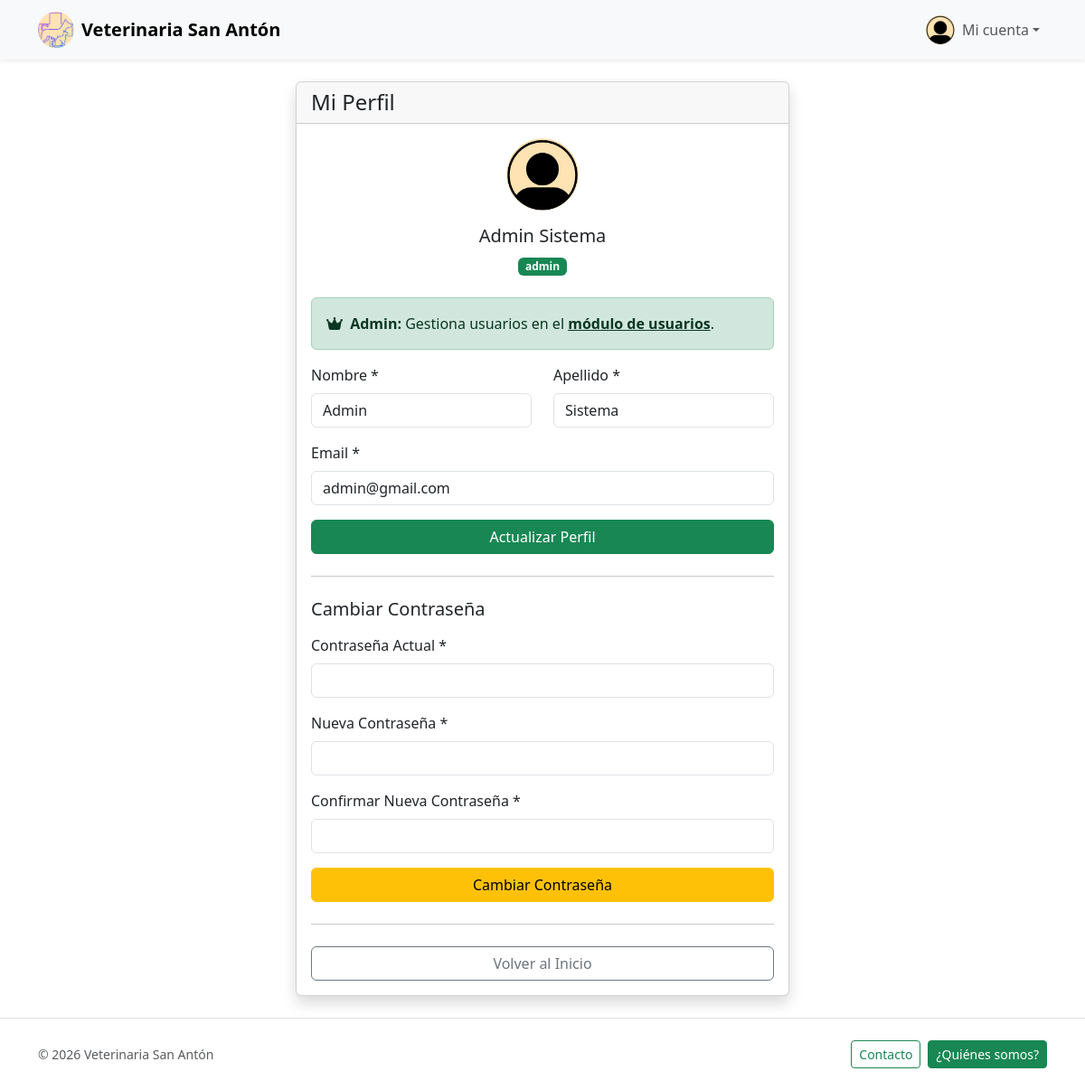
The app's page /perfil/index.php (signed in) with its own data.
### tables this page shows
CREATE TABLE `personal` (
  `id`        INT(11) NOT NULL AUTO_INCREMENT,
  `usuarioId` INT(11) NOT NULL,
  `rolId`     INT(11) NOT NULL,
  `activo`    TINYINT(1) NOT NULL DEFAULT 1,
  PRIMARY KEY (`id`),
  CONSTRAINT `fk_personal_usuario` FOREIGN KEY (`usuarioId`) REFERENCES `usuarios` (`id`) ON DELETE CASCADE,
  CONSTRAINT `fk_personal_rol`     FOREIGN KEY (`rolId`)     REFERENCES `roles`    (`id`) ON DELETE RESTRICT
);

CREATE TABLE `usuarios` (
  `id`                   INT(11)      NOT NULL AUTO_INCREMENT,
  `email`                VARCHAR(191) NOT NULL UNIQUE,
  `nombre`               VARCHAR(100) NOT NULL,
  `apellido`             VARCHAR(100) NOT NULL,
  `clave`                VARCHAR(300) NOT NULL,
  `activo`               TINYINT(1)   NOT NULL DEFAULT 1,
  `token_recuperacion`   TEXT         DEFAULT NULL,
  PRIMARY KEY (`id`)
);

CREATE TABLE `roles` (
  `id`     INT(11)      NOT NULL AUTO_INCREMENT,
  `nombre` VARCHAR(100) NOT NULL,
  PRIMARY KEY (`id`)
);

### src/Modules/Usuarios/UsuarioRepository.php (called while the page is built, shortened)
<?php
class UsuarioRepository
{
    public static function getUsuarioCompletoById($id)
    {
        $db = DB::getConn();
        $stmt = $db->prepare("
            SELECT
                u.id, u.email, u.nombre, u.apellido, u.activo,
                p.id as personal_id, p.rolId as rol_id,
                c.id as cliente_id, c.telefono, c.direccion, c.ciudad,
                r.nombre as rol_nombre,
                CASE
                    WHEN p.id IS NOT NULL THEN 'Personal'
                    WHEN c.id IS NOT NULL THEN 'Cliente'
                    ELSE 'Desconocido'
                END as tipo_usuario
            FROM usuarios u
            LEFT JOIN personal p ON p.usuarioId = u.id
            LEFT JOIN clientes c ON c.usuarioId = u.id
            LEFT JOIN roles r ON p.rolId = r.id
            WHERE u.id = ?
        ");
        $stmt->bind_param("i", $id);
        $stmt->execute();
        $result = $stmt->get_result();
        return $result->fetch_assoc();
    }
}

### src/Modules/Usuarios/UsuarioService.php (called while the page is built, shortened)
<?php
class UsuarioService
{
    public static function getUsuarioCompletoById($id)
    {
        return UsuarioRepository::getUsuarioCompletoById($id);
    }
}

### src/Core/SessionHandler.php (called while the page is built, shortened)
<?php
class SessionHandler
{
    public static function esAdmin(): bool
    {
        return isset($_SESSION[self::KEY_ROL]) && $_SESSION[self::KEY_ROL] === 'admin';
    }
}

### public/perfil/index.php (the view, shortened to what this page needs)
<?php
include_once __DIR__ . "/../../src/Templates/header.php";
$usuario = UsuarioService::getUsuarioCompletoById(SessionHandler::getId());
$es_cliente  = $usuario['cliente_id'] != null;
$es_admin    = SessionHandler::esAdmin();
?>
<main class="py-4">
    <div class="container">
        <div class="row justify-content-center">
            <div class="col-12 col-md-8 col-lg-6">
                <div class="card shadow">
                    <div class="card-header">
                        <h1 class="h4 mb-0">Mi Perfil</h1>
                    </div>
                    <div class="card-body text-dark">
                        <div class="text-center mb-4">
                            <img src="<?php echo BASE_URL; ?>uploads/Perfil.jpeg" alt="Foto de perfil" width="80" height="80" class="rounded-circle mb-3 object-fit-cover">
                            <h5><?php echo htmlspecialchars($usuario['nombre'] . ' ' . $usuario['apellido']); ?></h5>
                            <?php if ($usuario['rol_nombre']): ?>
                                <span class="badge bg-success"><?php echo htmlspecialchars($usuario['rol_nombre']); ?></span>
                            <?php else: ?>
                                <span class="badge bg-primary">Cliente</span>
                            <?php endif; ?>
                        </div>
                        <?php if ($es_cliente): ?>
                            <div class="alert alert-info">
                                <i class="fas fa-info-circle me-1"></i>
                                <strong>Información:</strong> Como cliente, solo puedes cambiar tu contraseña.
                            </div>
                            <h5 class="mt-4 mb-3">Información Personal</h5>
                            <div class="row mb-3">
                                <div class="col-md-6 mb-2">
                                    <label class="form-label text-muted small">Nombre</label>
                                    <div class="fw-semibold"><?php echo htmlspecialchars($usuario['nombre']); ?></div>
                                </div>
                                <div class="col-md-6 mb-2">
                                    <label class="form-label text-muted small">Apellido</label>
                                    <div class="fw-semibold"><?php echo htmlspecialchars($usuario['apellido']); ?></div>
                                </div>
                            </div>
                            <div class="mb-3">
                                <label class="form-label text-muted small">Email</label>
                                <div class="fw-semibold"><?php echo htmlspecialchars($usuario['email']); ?></div>
                            </div>
                            <?php if ($usuario['telefono']): ?>
                                <div class="mb-3">
                                    <label class="form-label text-muted small">Teléfono</label>
                                    <div class="fw-semibold"><?php echo htmlspecialchars($usuario['telefono']); ?></div>
                                </div>
                            <?php endif; ?>
                            <?php if ($usuario['direccion']): ?>
                                <div class="mb-3">
                                    <label class="form-label text-muted small">Dirección</label>
                                    <div class="fw-semibold"><?php echo htmlspecialchars($usuario['direccion']); ?></div>
                                </div>
                            <?php endif; ?>
                            <hr class="my-4">
                            <h5 class="mb-3">Cambiar Contraseña</h5>
                            <form method="post">
                                <div class="mb-3">
                                    <label class="form-label">Contraseña Actual *</label>
                                    <input type="password" class="form-control" name="clave_actual" required>
                                </div>
                                <div class="mb-3">
                                    <label class="form-label">Nueva Contraseña *</label>
                                    <input type="password" class="form-control" name="nueva_clave" minlength="8" required>
                                </div>
                                <div class="mb-3">
                                    <label class="form-label">Confirmar Nueva Contraseña *</label>
                                    <input type="password" class="form-control" name="confirmar_clave" minlength="8" required>
                                </div>
                                <button type="submit" name="cambiar_contrasena" class="btn btn-success w-100">Cambiar Contraseña</button>
                            </form>
                        <?php else: ?>
                            <?php if ($es_admin): ?>
                                <div class="alert alert-success">
                                    <i class="fas fa-crown me-1"></i>
                                    <strong>Admin:</strong> Gestiona usuarios en el <a href="<?php echo BASE_URL; ?>usuarios/index.php" class="alert-link">módulo de usuarios</a>.
                                </div>
                            <?php endif; ?>
                            <form method="post">
                                <div class="row">
                                    <div class="col-md-6 mb-3">
                                        <label class="form-label">Nombre *</label>
                                        <input type="text" class="form-control" name="nombre" value="<?php echo htmlspecialchars($usuario['nombre']); ?>" required>
                                    </div>
                                    <div class="col-md-6 mb-3">
                                        <label class="form-label">Apellido *</label>
                                        <input type="text" class="form-control" name="apellido" value="<?php echo htmlspecialchars($usuario['apellido']); ?>" required>
                                    </div>
                                </div>
                                <div class="mb-3">
                                    <label class="form-label">Email *</label>
                                    <input type="email" class="form-control" name="email" value="<?php echo htmlspecialchars($usuario['email']); ?>" required>
                                </div>
                                <button type="submit" name="actualizar_perfil" class="btn btn-success w-100">Actualizar Perfil</button>
                            </form>
                            <hr class="my-4">
                            <h5 class="mb-3">Cambiar Contraseña</h5>
                            <form method="post">
                                <div class="mb-3">
                                    <label class="form-label">Contraseña Actual *</label>
                                    <input type="password" class="form-control" name="clave_actual" required>
                                </div>
                                <div class="mb-3">
                                    <label class="form-label">Nueva Contraseña *</label>
                                    <input type="password" class="form-control" name="nueva_clave" minlength="8" required>
                                </div>
                                <div class="mb-3">
                                    <label class="form-label">Confirmar Nueva Contraseña *</label>
                                    <input type="password" class="form-control" name="confirmar_clave" minlength="8" required>
                                </div>
                                <button type="submit" name="cambiar_contrasena" class="btn btn-warning w-100">Cambiar Contraseña</button>
                            </form>
                        <?php endif; ?>
                        <hr class="my-4">
                        <div class="d-grid">
                            <a href="../index.php" class="btn btn-outline-secondary">Volver al Inicio</a>
                        </div>
                    </div>
                </div>
            </div>
        </div>
    </div>
</main>
<?php include_once __DIR__ . "/../../src/Templates/footer.php"; ?>

### public/css/style.css (style rules this page uses)
:root { --brand-green: #198754; }
html, body { height: 100%; }
body { display: flex; flex-direction: column; }
.object-fit-cover { object-fit: cover; }

### records on screen
personal: usuarioId.apellido "Admin Sistema", rolId.nombre "admin", nombre "Admin", apellido "Sistema", email "admin@gmail.com"
